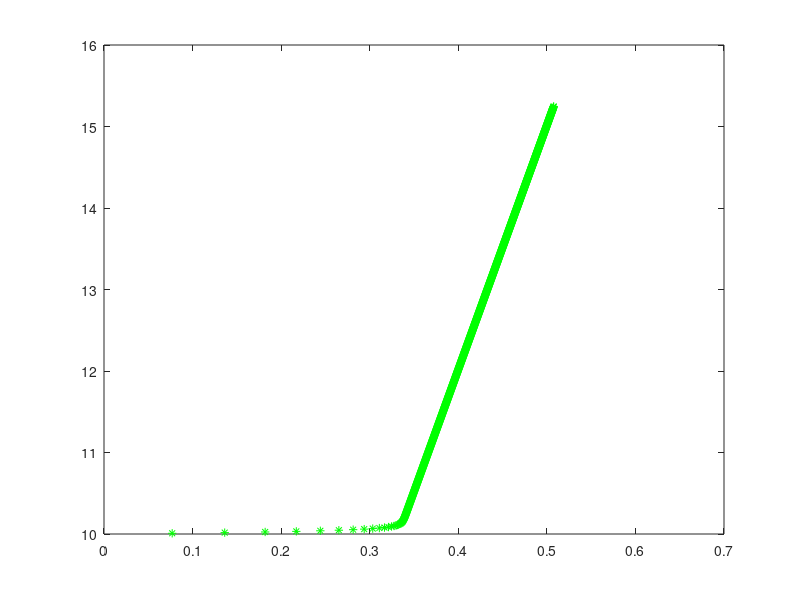

Source code (MATLAB):
clc;clear;
t0=0;
t1=10;
h=0.01;
L1=1;
i0=0;
C1=1;
v0=10;
R1=250;
R2=30;
isS=1;
M=[C1 0;0 -L1];
N=[1/R1 1; 1 -R2];
U=[isS;0];
Xant=[v0;i0];

uno=inv((1/h).*M+N)
dos=(1/h).*M

for i=t0:h:t1
    X=uno*(U+dos*Xant)
    Xant=X
    %plot(i,X(1),'*g',i,X(2),'*b');
    plot(X(2),X(1),'*g');
    %plot(-X(1),X(2),'*b');
    hold on;
    drawnow limitrate;
end
hold off